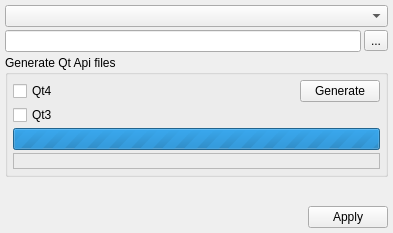
<ui version="4.0" >
 <class>UISettingsQMake</class>
 <widget class="QWidget" name="UISettingsQMake" >
  <property name="geometry" >
   <rect>
    <x>0</x>
    <y>0</y>
    <width>393</width>
    <height>233</height>
   </rect>
  </property>
  <property name="windowTitle" >
   <string>Settings...</string>
  </property>
  <layout class="QGridLayout" >
   <property name="margin" >
    <number>5</number>
   </property>
   <property name="spacing" >
    <number>3</number>
   </property>
   <item row="2" column="0" colspan="2" >
    <widget class="QGroupBox" name="gbApi" >
     <property name="title" >
      <string>Generate Qt Api files</string>
     </property>
     <layout class="QGridLayout" >
      <property name="margin" >
       <number>5</number>
      </property>
      <property name="spacing" >
       <number>3</number>
      </property>
      <item row="3" column="0" colspan="2" >
       <widget class="QLabel" name="lInformations" >
        <property name="frameShape" >
         <enum>QFrame::StyledPanel</enum>
        </property>
       </widget>
      </item>
      <item row="1" column="0" >
       <widget class="QCheckBox" name="cbQt3" >
        <property name="sizePolicy" >
         <sizepolicy>
          <hsizetype>7</hsizetype>
          <vsizetype>0</vsizetype>
          <horstretch>0</horstretch>
          <verstretch>0</verstretch>
         </sizepolicy>
        </property>
        <property name="text" >
         <string>Qt3</string>
        </property>
       </widget>
      </item>
      <item row="0" column="0" >
       <widget class="QCheckBox" name="cbQt4" >
        <property name="sizePolicy" >
         <sizepolicy>
          <hsizetype>7</hsizetype>
          <vsizetype>0</vsizetype>
          <horstretch>0</horstretch>
          <verstretch>0</verstretch>
         </sizepolicy>
        </property>
        <property name="text" >
         <string>Qt4</string>
        </property>
       </widget>
      </item>
      <item row="0" column="1" >
       <widget class="QPushButton" name="pbGenerate" >
        <property name="text" >
         <string>Generate</string>
        </property>
       </widget>
      </item>
      <item row="2" column="0" colspan="2" >
       <widget class="QProgressBar" name="pbProgress" >
        <property name="maximum" >
         <number>0</number>
        </property>
       </widget>
      </item>
     </layout>
    </widget>
   </item>
   <item row="3" column="0" colspan="2" >
    <spacer>
     <property name="orientation" >
      <enum>Qt::Vertical</enum>
     </property>
     <property name="sizeHint" >
      <size>
       <width>375</width>
       <height>16</height>
      </size>
     </property>
    </spacer>
   </item>
   <item row="4" column="0" colspan="2" >
    <layout class="QHBoxLayout" >
     <property name="margin" >
      <number>0</number>
     </property>
     <property name="spacing" >
      <number>0</number>
     </property>
     <item>
      <spacer>
       <property name="orientation" >
        <enum>Qt::Horizontal</enum>
       </property>
       <property name="sizeHint" >
        <size>
         <width>301</width>
         <height>20</height>
        </size>
       </property>
      </spacer>
     </item>
     <item>
      <widget class="QDialogButtonBox" name="bbDialog" >
       <property name="sizePolicy" >
        <sizepolicy>
         <hsizetype>4</hsizetype>
         <vsizetype>0</vsizetype>
         <horstretch>0</horstretch>
         <verstretch>0</verstretch>
        </sizepolicy>
       </property>
       <property name="cursor" >
        <cursor>13</cursor>
       </property>
       <property name="orientation" >
        <enum>Qt::Horizontal</enum>
       </property>
       <property name="standardButtons" >
        <set>QDialogButtonBox::Apply</set>
       </property>
      </widget>
     </item>
    </layout>
   </item>
   <item row="0" column="0" colspan="2" >
    <widget class="QComboBox" name="cbKeywords" />
   </item>
   <item row="1" column="1" >
    <widget class="QToolButton" name="tbBrowse" >
     <property name="cursor" >
      <cursor>13</cursor>
     </property>
     <property name="toolTip" >
      <string>Locate path or file</string>
     </property>
     <property name="text" >
      <string>...</string>
     </property>
     <property name="icon" >
      <iconset resource="../../../../../monkey/src/resources/resources.qrc" >:/Icons/Icons/fileopen.png</iconset>
     </property>
    </widget>
   </item>
   <item row="1" column="0" >
    <widget class="QLineEdit" name="lePath" >
     <property name="toolTip" >
      <string>Enter the path or file path of the current keywords</string>
     </property>
    </widget>
   </item>
  </layout>
 </widget>
 <resources>
  <include location="../../../../../monkey/src/resources/resources.qrc" />
 </resources>
 <connections/>
</ui>
